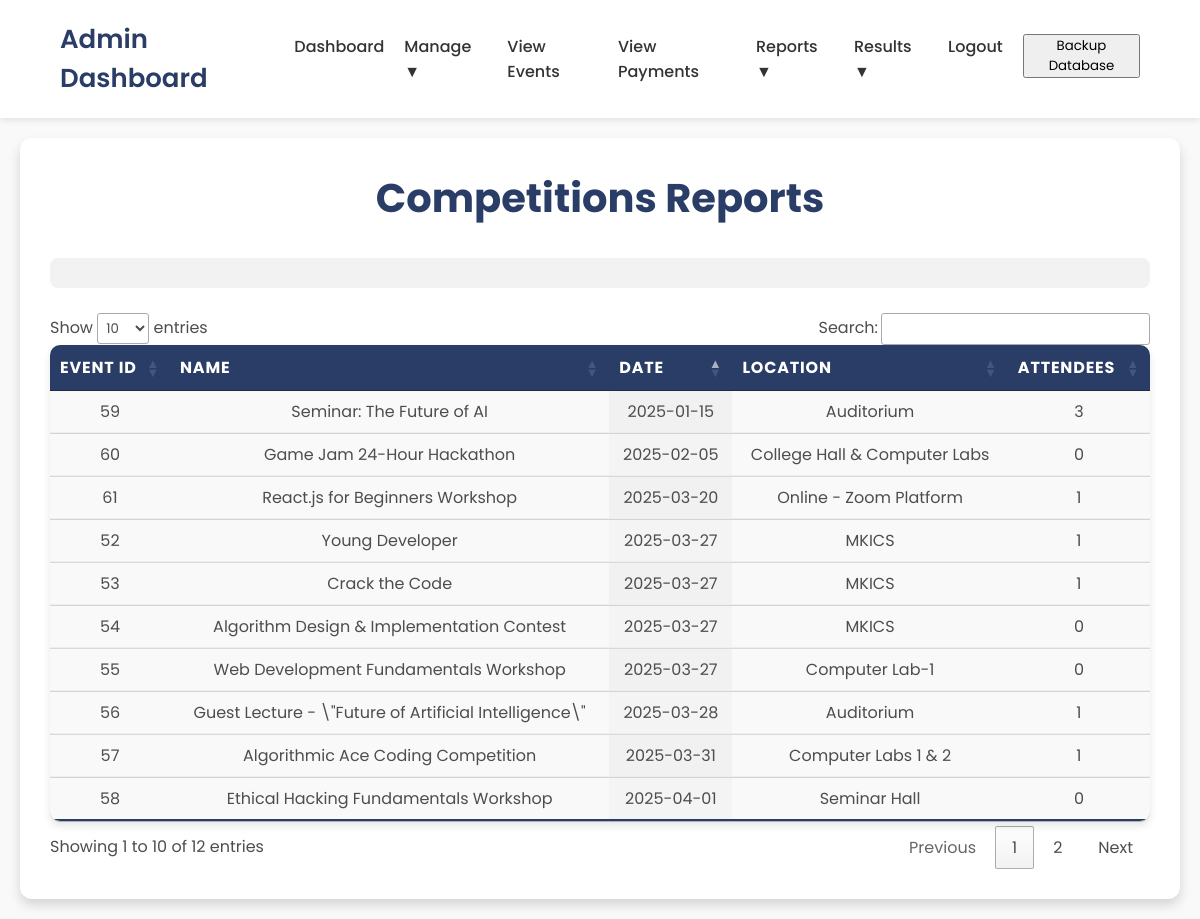
The app's page /event_reports.php (signed in) with its own data.
### tables this page shows
CREATE TABLE `event_master` (
  `event_id` int NOT NULL AUTO_INCREMENT,
  `event_name` text,
  `event_description` text,
  `event_date` text,
  `event_location` text,
  `event_time` text,
  `f_prize` text NOT NULL,
  `s_prize` text NOT NULL,
  `event_price` decimal(10,2) NOT NULL DEFAULT '0.00',
  `max_par` int DEFAULT '0',
  `is_active` tinyint(1) DEFAULT '1',
  PRIMARY KEY (`event_id`)
);

### event_reports.php (the view, shortened to what this page needs)
<?php
include "config.php";
$dateFilter = isset($_GET['date_filter']) ? $_GET['date_filter'] : 'overall';
$startDate = isset($_GET['start_date']) ? $_GET['start_date'] : null;
$endDate = isset($_GET['end_date']) ? $_GET['endDate'] : null;
function buildDateWhereClause($dateFilter, $startDate, $endDate, $dateColumn) {
    $whereClause = "";
    return $whereClause;
}
$dateWhereClause = buildDateWhereClause($dateFilter, $startDate, $endDate, "em.event_date");
$sql = "SELECT
            em.event_id,
            em.event_name,
            em.event_date,
            em.event_location,
            COUNT(uer.user_id) AS attendee_count
        FROM
            event_master em
        LEFT JOIN
            user_event_registration uer ON em.event_id = uer.event_id
        " . $dateWhereClause . " /* Apply date filter here */
        GROUP BY
            em.event_id
        ORDER BY
            em.event_date ASC";
$result = mysqli_query($conn, $sql);
?>
<!DOCTYPE html>
<html lang="en">
<head>
    <link rel="stylesheet" href="https://cdn.datatables.net/1.11.5/css/jquery.dataTables.min.css">
</head>
<body>
    <?php include "admin_navbar.php"; ?>
<main>
    <div class="content">
        <h2>Competitions Reports</h2>
        <form class="filter-form" action="" method="GET">
                  </form>
        <div class="event-list">
        <table id="eventTable" class="event-table display">
            <thead>
                <tr>
                    <th>Event ID</th>
                    <th>Name</th>
                    <th>Date</th>
                    <th>Location</th>
                    <th>Attendees</th>
                </tr>
            </thead>
            <tbody>
                <?php
                if (mysqli_num_rows($result) > 0) {
                    while ($row = mysqli_fetch_assoc($result)) {
                        echo "<tr>";
                        echo "<td>" . htmlspecialchars($row['event_id']) . "</td>";
                        echo "<td>" . htmlspecialchars($row['event_name']) . "</td>";
                        echo "<td>" . htmlspecialchars($row['event_date']) . "</td>";
                        echo "<td>" . htmlspecialchars($row['event_location']) . "</td>";
                        echo "<td>" . htmlspecialchars($row['attendee_count']) . "</td>";
                        echo "</tr>";
                    }
                } else {
                    echo "<tr><td colspan='5' style='text-align:center;'>No events found.</td></tr>";
                }
                ?>
            </tbody>
        </table>
        </div>
    </div>
</main>
</body>
</html>

### event_reports.php (style rules this page uses)
* { margin: 0; padding: 0; box-sizing: border-box; font-family: 'Poppins', sans-serif; }
body { background-color: #f9f9f9; color: #4d4d4d; min-height: 100vh; display: flex; flex-direction: column; }
main { flex: 1; padding: 20px; }
.content { max-width: 1200px; margin: 0 auto; background: #fff; padding: 30px; border-radius: 12px; box-shadow: 0 6px 12px rgba(0, 0, 0, 0.15); }
.content h2 { text-align: center; margin-bottom: 30px; color: #2a3d66; font-size: 2.5rem; }
.filter-form { display: flex; align-items: center; justify-content: center; gap: 15px; padding: 15px; background-color: #f2f2f2; border-radius: 8px; margin-bottom: 25px; }
.event-table { width: 100%; border-collapse: collapse; margin-top: 25px; box-shadow: 0 4px 8px rgba(0, 0, 0, 0.1); border-radius: 10px; overflow: hidden; }
.event-table th, .event-table td { padding: 15px 20px; text-align: center; border-bottom: 1px solid #eee; }
.event-table th { background-color: #2a3d66; color: #fff; font-weight: 600; text-transform: uppercase; letter-spacing: 0.05em; }
.event-table td { background-color: #fff; }
.event-table tr:nth-child(even) td { background-color: #f9f9f9; }
.event-table tr:last-child td { border-bottom: 2px solid #2a3d66; }

### admin_navbar.php (style rules this page uses)
* { margin: 0; padding: 0; box-sizing: border-box; font-family: 'Poppins', sans-serif; }

### records on screen
event_master: event_id "59", event_name "Seminar: The Future of AI", event_date "2025-01-15", event_location "Auditorium", attendee_count "3"
event_master: event_id "60", event_name "Game Jam 24-Hour Hackathon", event_date "2025-02-05", event_location "College Hall & Computer Labs", attendee_count "0"
event_master: event_id "61", event_name "React.js for Beginners Workshop", event_date "2025-03-20", event_location "Online - Zoom Platform", attendee_count "1"
event_master: event_id "52", event_name "Young Developer", event_date "2025-03-27", event_location "MKICS", attendee_count "1"
event_master: event_id "53", event_name "Crack the Code", event_date "2025-03-27", event_location "MKICS", attendee_count "1"
event_master: event_id "54", event_name "Algorithm Design & Implementation Contest", event_date "2025-03-27", event_location "MKICS", attendee_count "0"
event_master: event_id "55", event_name "Web Development Fundamentals Workshop", event_date "2025-03-27", event_location "Computer Lab-1", attendee_count "0"
event_master: event_id "56", event_name "Guest Lecture - \\\"Future of Artificial Intelligence\\\"", event_date "2025-03-28", event_location "Auditorium", attendee_count "1"
event_master: event_id "57", event_name "Algorithmic Ace Coding Competition", event_date "2025-03-31", event_location "Computer Labs 1 & 2", attendee_count "1"
event_master: event_id "58", event_name "Ethical Hacking Fundamentals Workshop", event_date "2025-04-01", event_location "Seminar Hall", attendee_count "0"
